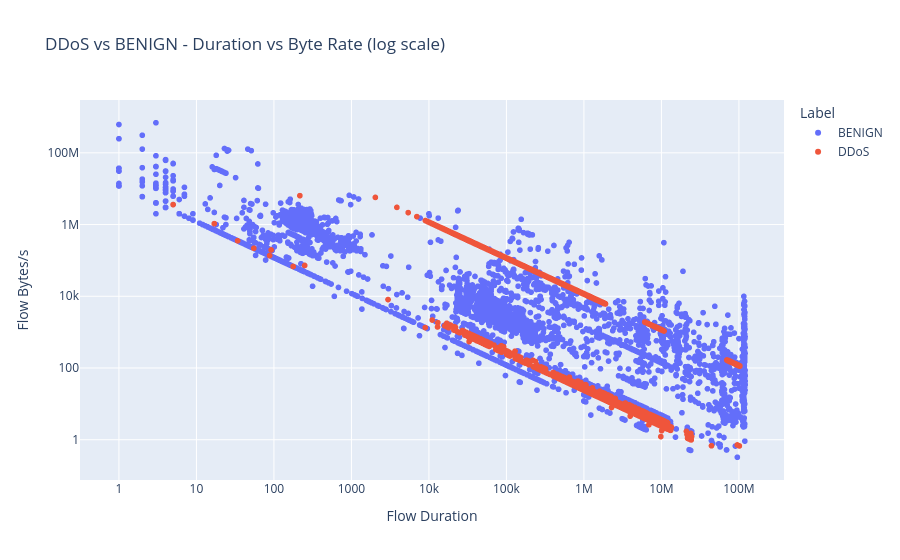

The cell this chart's notebook holds for it:
### Markdown cell above
## Plot_1 balanced sample scatter plot - does DDoS form a distinct cluster?

### Code cell
import plotly.express as px

# take an equal-sized sample from each label so the plot isn't dominated by one class
benign_sample = df_DDos_clean[df_DDos_clean['Label'] == 'BENIGN'].sample(10000, random_state=42)
ddos_sample = df_DDos_clean[df_DDos_clean['Label'] == 'DDoS'].sample(10000, random_state=42)
balanced_sample = pd.concat([benign_sample, ddos_sample])

fig = px.scatter(
    balanced_sample, 
    x='Flow Duration', y='Flow Bytes/s', 
    color='Label', 
    log_x=True, log_y=True,
    title='DDoS vs BENIGN - Duration vs Byte Rate (log scale)'
)
fig.show()

### Figure 1 — Plotly figure (JSON) as saved in the notebook; plotly's stock layout.template omitted (floating-point values rounded to 4 significant figures; data arrays with more than 128 entries replaced by an {"elided": "..."} marker saying what was removed)
{"data": [{"hovertemplate": "Label=BENIGN<br>Flow Duration=%{x}<br>Flow Bytes/s=%{y}<extra></extra>", "legendgroup": "BENIGN", "marker": {"color": "#636efa", "symbol": "circle"}, "mode": "markers", "name": "BENIGN", "showlegend": true, "type": "scattergl", "x": {"elided": "10000 int values"}, "xaxis": "x", "y": {"elided": "10000 float values"}, "yaxis": "y"}, {"hovertemplate": "Label=DDoS<br>Flow Duration=%{x}<br>Flow Bytes/s=%{y}<extra></extra>", "legendgroup": "DDoS", "marker": {"color": "#EF553B", "symbol": "circle"}, "mode": "markers", "name": "DDoS", "showlegend": true, "type": "scattergl", "x": {"elided": "10000 int values"}, "xaxis": "x", "y": {"elided": "10000 float values"}, "yaxis": "y"}], "layout": {"legend": {"title": {"text": "Label"}, "tracegroupgap": 0}, "title": {"text": "DDoS vs BENIGN - Duration vs Byte Rate (log scale)"}, "xaxis": {"anchor": "y", "domain": [0, 1], "title": {"text": "Flow Duration"}, "type": "log"}, "yaxis": {"anchor": "x", "domain": [0, 1], "title": {"text": "Flow Bytes/s"}, "type": "log"}}}
